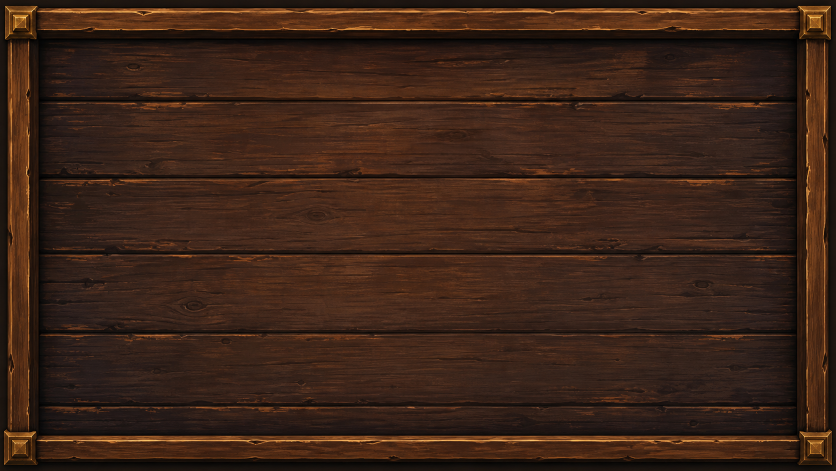
#> input picture tools/source_assets/quest_board/quest_board_wood_source.png, 1672 x 941 px (shown at 1/2 size)
$ python generate_quest_board_assets.py
#> lines starting #> are read from the running program, lines starting #| are printed output that depends on the picture
#> in build_wood_panel, source is the input picture: PIL image 1672x941 RGB; mean R, G, B 59.5, 35.7, 23.4
#!/usr/bin/env python3
"""依頼ボードの authored source を runtime 用PNGへ整形する。"""

from __future__ import annotations

from pathlib import Path

from PIL import Image, ImageEnhance, ImageFilter


ROOT = Path(__file__).resolve().parents[1]
SOURCE_DIR = ROOT / "tools" / "source_assets" / "quest_board"
OUTPUT_DIR = ROOT / "assets" / "showcase" / "quest_board"


def _cover(image: Image.Image, size: tuple[int, int]) -> Image.Image:
#> called with size = (1280, 512)
    scale = max(size[0] / image.width, size[1] / image.height)
#> scale = 0.766
    resized = image.resize(
        (round(image.width * scale), round(image.height * scale)),
        Image.Resampling.LANCZOS,
    )
    left = (resized.width - size[0]) // 2
#> left = 0
    top = (resized.height - size[1]) // 2
#> top = 104
    return resized.crop((left, top, left + size[0], top + size[1]))
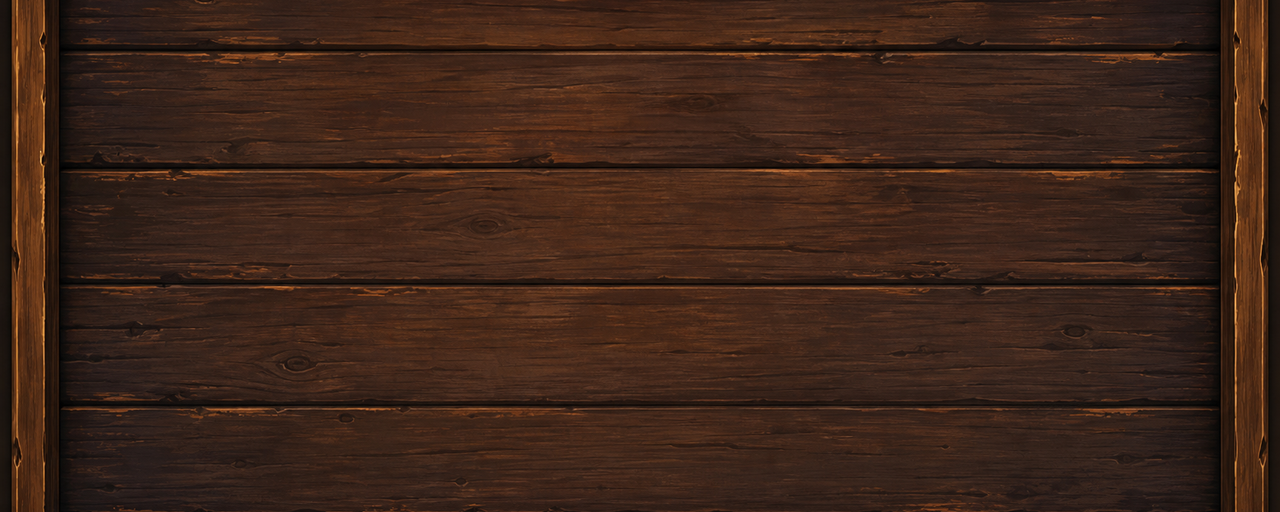
#> returned value: PIL image 1280x512 RGB; mean R, G, B 60.6, 36.5, 24.8
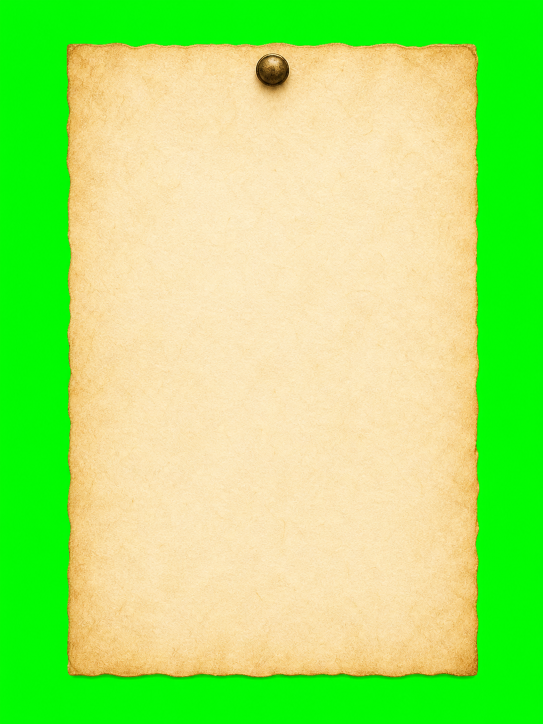
#> input picture tools/source_assets/quest_board/quest_notice_card_source.png, 1086 x 1448 px (shown at 1/2 size)


def _remove_green(image: Image.Image) -> Image.Image:
    rgba = image.convert("RGBA")
    pixels = []
    for red, green, blue, _alpha in rgba.getdata():
        green_score = green - max(red, blue)
        if green_score <= 34:
            alpha = 255
        elif green_score >= 118:
            alpha = 0
        else:
            alpha = round(255 * (118 - green_score) / 84)
        if alpha < 255:
            # 半透明縁に緑RGBを残さない。
            spill = max(0, green - max(red, blue))
            green = max(0, green - spill)
        pixels.append((red, green, blue, alpha))
#> this loop made 1572528 passes
#> (red, green, blue, green_score, spill) on passes 1 to 12: (20, 20, 11, 223, 223), (13, 13, 9, 233, 233), (7, 7, 5, 241, 241), (5, 5, 5, 244, 244), (5, 5, 5, 244, 244), (5, 5, 5, 244, 244), (5, 5, 5, 244, 244), (5, 5, 5, 244, 244), (5, 5, 5, 244, 244), (6, 6, 5, 243, 243), (6, 6, 5, 243, 243), (7, 7, 5, 242, 242)
#> (green_score, spill, green) on passes 61 to 66: (244, 244, 5), (244, 244, 5), (245, 245, 5), (244, 244, 5), (243, 243, 6), (243, 243, 6)
#> after the loop, pixels = 1572528 items
    rgba.putdata(pixels)
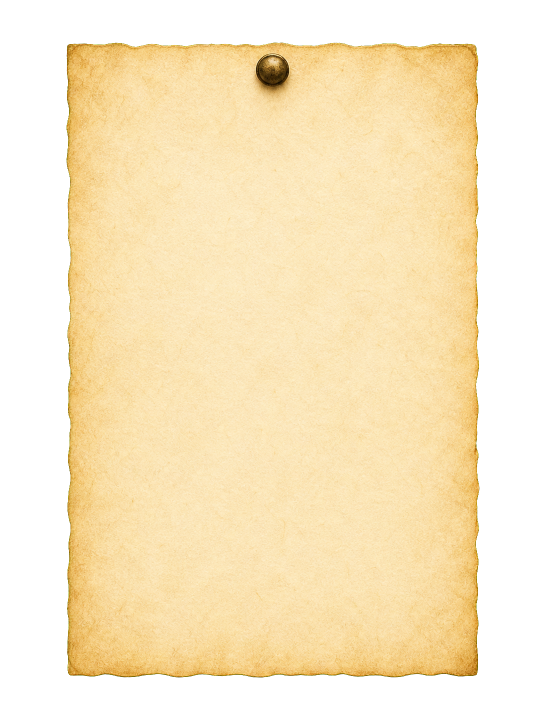
#> rgba: PIL image 1086x1448 RGBA (shown at 1/2 size); mean R, G, B, A 163.2, 145.7, 109.1, 167.3; transparent parts drawn white
    return rgba


def build_wood_panel() -> Path:
    source = Image.open(SOURCE_DIR / "quest_board_wood_source.png").convert("RGB")
    panel = _cover(source, (1280, 512))
    panel = ImageEnhance.Color(panel).enhance(0.90)
    panel = ImageEnhance.Contrast(panel).enhance(0.94)
    output = OUTPUT_DIR / "quest_board_wood_panel.png"
    panel.save(output, optimize=True)
    return output


def build_notice_card() -> Path:
    source = _remove_green(Image.open(SOURCE_DIR / "quest_notice_card_source.png"))
    bbox = source.getchannel("A").getbbox()
#> bbox = (133, 85, 959, 1355)
    if bbox is None:
        raise SystemExit("quest notice source has no opaque subject")
    subject = source.crop(bbox).resize((360, 408), Image.Resampling.LANCZOS)
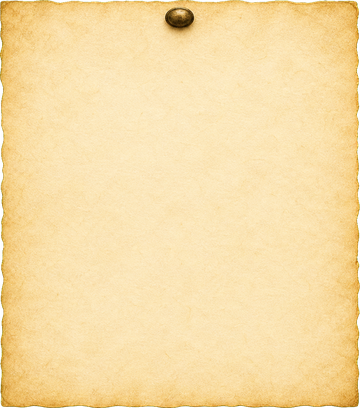
#> subject: PIL image 360x408 RGBA; mean R, G, B, A 244.8, 218.3, 162.9, 250.8; transparent parts drawn white

    canvas = Image.new("RGBA", (384, 432), (0, 0, 0, 0))
#> canvas: PIL image 384x432 RGBA; every value is 0
    shadow_alpha = subject.getchannel("A").filter(ImageFilter.GaussianBlur(5))
    shadow = Image.new("RGBA", subject.size, (45, 24, 10, 0))
    shadow.putalpha(shadow_alpha.point(lambda value: round(value * 0.34)))
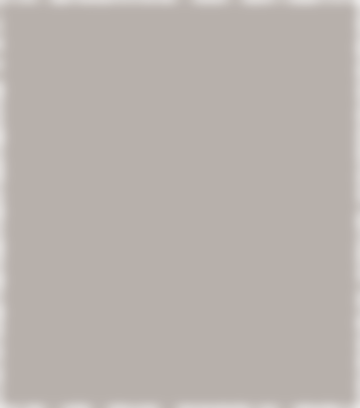
#> shadow: PIL image 360x408 RGBA; mean R, G, B, A 45, 24, 10, 84.9; transparent parts drawn white
    canvas.alpha_composite(shadow, (14, 16))
    canvas.alpha_composite(subject, (12, 10))
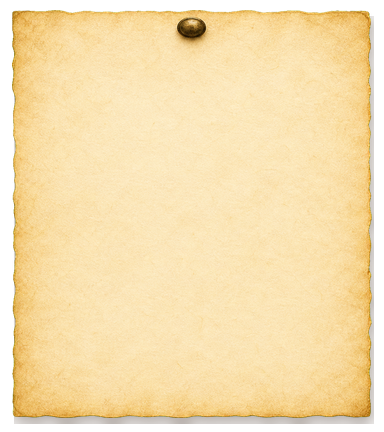
#> canvas: PIL image 384x432 RGBA; mean R, G, B, A 217.5, 193.5, 144.4, 223.7; transparent parts drawn white

    alpha = canvas.getchannel("A")
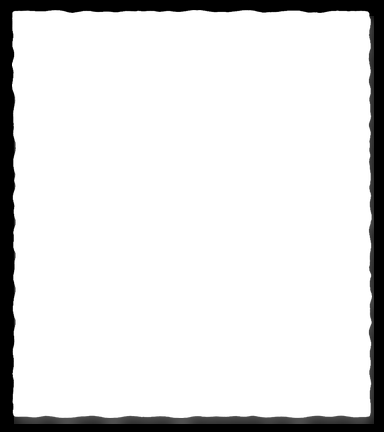
#> alpha: PIL image 384x432 L; min 0, max 255, mean 223.7
    if alpha.getextrema() != (0, 255):
        raise SystemExit("quest notice output must include transparent and opaque pixels")
    output = OUTPUT_DIR / "quest_notice_card.png"
    canvas.save(output, optimize=True)
    return output


def main() -> None:
    OUTPUT_DIR.mkdir(parents=True, exist_ok=True)
    for output in (build_wood_panel(), build_notice_card()):
        with Image.open(output) as image:
            print(f"{output.relative_to(ROOT)}: {image.size} {image.mode}")
#| assets/showcase/quest_board/quest_board_wood_panel.png: (1280, 512) RGB


if __name__ == "__main__":
    main()
